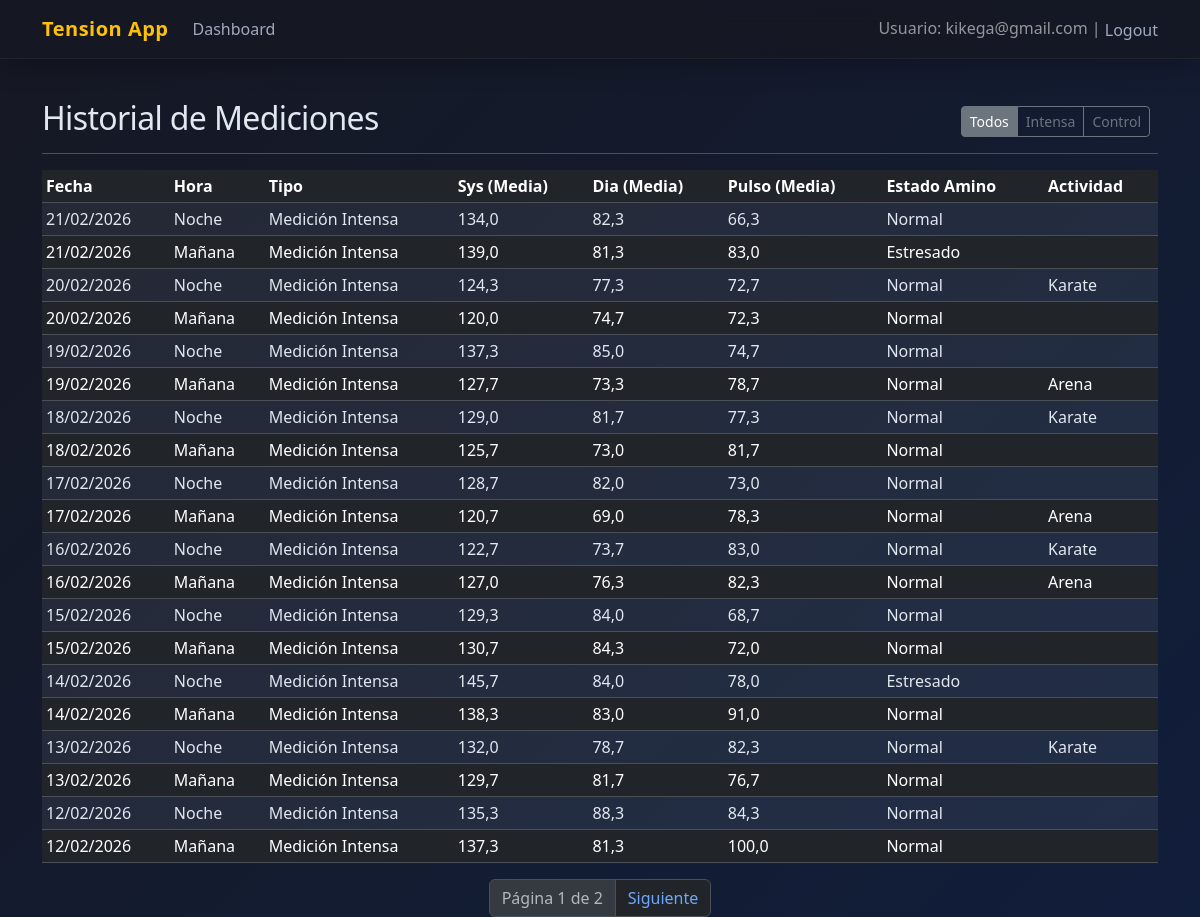
Before: /history/ (signed in) with the older database file.
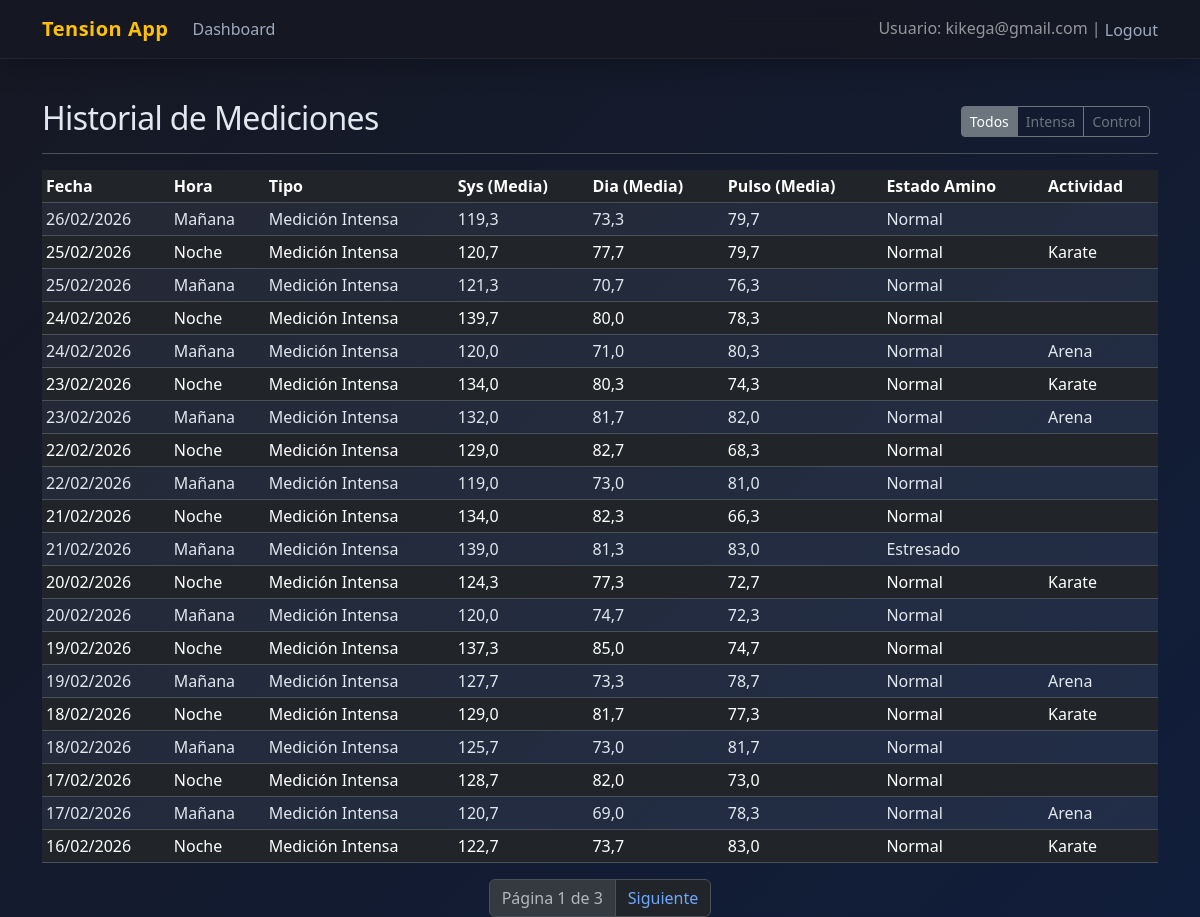
After: the same page with the newer database file.
### tracking/models.py (models this page shows, shortened)
class MeasurementSession(models.Model):
    TIME_CHOICES = [
        ('morning', 'Mañana'),
        ('night', 'Noche'),
    ]
    TYPE_CHOICES = [
        ('intense', 'Medición Intensa'),
        ('control', 'Medición de Control'),
    ]
    MOOD_CHOICES = [ # Example choices, can be expanded or made free text
        ('happy', 'Feliz'),
        ('neutral', 'Normal'),
        ('stressed', 'Estresado'),
        ('sad', 'Triste'),
        ('tired', 'Cansado'),
    ]
    user = models.ForeignKey(settings.AUTH_USER_MODEL, on_delete=models.CASCADE)
    date = models.DateField(default=timezone.now, verbose_name=_("Fecha"))
    time_of_day = models.CharField(max_length=10, choices=TIME_CHOICES, verbose_name=_("Momento del día"))
    session_type = models.CharField(max_length=10, choices=TYPE_CHOICES, verbose_name=_("Tipo de medición"))
    supplements = models.TextField(blank=True, verbose_name=_("Suplementos y Vitaminas"))
    mood = models.CharField(max_length=50, blank=True, choices=MOOD_CHOICES, verbose_name=_("Estado de ánimo")) # Made choices for consistency
    food_type = models.CharField(max_length=100, blank=True, verbose_name=_("Tipo de comida"))
    activity_type = models.CharField(max_length=100, blank=True, verbose_name=_("Actividad física"))
    observations = models.TextField(blank=True, verbose_name=_("Observaciones"))
    avg_systolic = models.FloatField(null=True, blank=True, verbose_name=_("Media Sistólica"))
    avg_diastolic = models.FloatField(null=True, blank=True, verbose_name=_("Media Diastólica"))
    avg_pulse = models.FloatField(null=True, blank=True, verbose_name=_("Media Pulsaciones"))
    created_at = models.DateTimeField(auto_now_add=True)
    class Meta:
        ordering = ['-date', '-created_at']

### tracking/views.py (the view)
# urls.py: path('history/', views.HistoryListView.as_view(), name='history'),
class HistoryListView(LoginRequiredMixin, ListView):
    model = MeasurementSession
    template_name = "tracking/history.html"
    context_object_name = "sessions"
    paginate_by = 20
    def get_queryset(self):
        qs = MeasurementSession.objects.filter(user=self.request.user)
        session_type = self.request.GET.get('type')
        if session_type:
            qs = qs.filter(session_type=session_type)
        return qs.order_by('-date', '-created_at')

### templates/tracking/history.html (shortened to what this page needs)
{% extends "base.html" %}
{% block content %}
<div class="d-flex justify-content-between flex-wrap flex-md-nowrap align-items-center pt-3 pb-2 mb-3 border-bottom">
  <h1 class="h2">Historial de Mediciones</h1>
  <div class="btn-toolbar mb-2 mb-md-0">
    <div class="btn-group me-2">
      <a href="?type=" class="btn btn-sm btn-outline-secondary {% if not request.GET.type %}active{% endif %}">Todos</a>
      <a href="?type=intense" class="btn btn-sm btn-outline-secondary {% if request.GET.type == 'intense' %}active{% endif %}">Intensa</a>
      <a href="?type=control" class="btn btn-sm btn-outline-secondary {% if request.GET.type == 'control' %}active{% endif %}">Control</a>
    </div>
  </div>
</div>
<div class="table-responsive">
  <table class="table table-striped table-sm">
    <thead>
      <tr>
        <th>Fecha</th>
        <th>Hora</th>
        <th>Tipo</th>
        <th>Sys (Media)</th>
        <th>Dia (Media)</th>
        <th>Pulso (Media)</th>
        <th>Estado Amino</th>
        <th>Actividad</th>
      </tr>
    </thead>
    <tbody>
      {% for session in sessions %}
      <tr>
        <td>{{ session.date|date:"d/m/Y" }}</td>
        <td>{{ session.get_time_of_day_display }}</td>
        <td>{{ session.get_session_type_display }}</td>
        <td>{{ session.avg_systolic|floatformat:1 }}</td>
        <td>{{ session.avg_diastolic|floatformat:1 }}</td>
        <td>{{ session.avg_pulse|floatformat:1 }}</td>
        <td>{{ session.get_mood_display }}</td>
        <td>{{ session.activity_type }}</td>
      </tr>
      {% empty %}
      <tr>
        <td colspan="8">No hay registros.</td>
      </tr>
      {% endfor %}
    </tbody>
  </table>
</div>
{% if is_paginated %}
<nav aria-label="Page navigation">
  <ul class="pagination justify-content-center">
    <li class="page-item disabled"><span class="page-link">Página {{ page_obj.number }} de {{ page_obj.paginator.num_pages }}</span></li>
    {% if page_obj.has_next %}
      <li class="page-item"><a class="page-link" href="?page={{ page_obj.next_page_number }}{% if request.GET.type %}&type={{ request.GET.type }}{% endif %}">Siguiente</a></li>
    {% endif %}
  </ul>
</nav>
{% endif %}
{% endblock %}

Changed rows visible on the page:
no longer on this page (row unchanged): MeasurementSession: date "16/02/2026", time_of_day "Mañana", session_type "Medición Intensa", avg_systolic "127,0", avg_diastolic "76,3", avg_pulse "82,3", mood "Normal", activity_type "Arena"
no longer on this page (row unchanged): MeasurementSession: date "15/02/2026", time_of_day "Noche", session_type "Medición Intensa", avg_systolic "129,3", avg_diastolic "84,0", avg_pulse "68,7", mood "Normal"
no longer on this page (row unchanged): MeasurementSession: date "15/02/2026", time_of_day "Mañana", session_type "Medición Intensa", avg_systolic "130,7", avg_diastolic "84,3", avg_pulse "72,0", mood "Normal"
no longer on this page (row unchanged): MeasurementSession: date "14/02/2026", time_of_day "Noche", session_type "Medición Intensa", avg_systolic "145,7", avg_diastolic "84,0", avg_pulse "78,0", mood "Estresado"
no longer on this page (row unchanged): MeasurementSession: date "14/02/2026", time_of_day "Mañana", session_type "Medición Intensa", avg_systolic "138,3", avg_diastolic "83,0", avg_pulse "91,0", mood "Normal"
no longer on this page (row unchanged): MeasurementSession: date "13/02/2026", time_of_day "Noche", session_type "Medición Intensa", avg_systolic "132,0", avg_diastolic "78,7", avg_pulse "82,3", mood "Normal", activity_type "Karate"
no longer on this page (row unchanged): MeasurementSession: date "13/02/2026", time_of_day "Mañana", session_type "Medición Intensa", avg_systolic "129,7", avg_diastolic "81,7", avg_pulse "76,7", mood "Normal"
no longer on this page (row unchanged): MeasurementSession: date "12/02/2026", time_of_day "Noche", session_type "Medición Intensa", avg_systolic "135,3", avg_diastolic "88,3", avg_pulse "84,3", mood "Normal"
no longer on this page (row unchanged): MeasurementSession: date "12/02/2026", time_of_day "Mañana", session_type "Medición Intensa", avg_systolic "137,3", avg_diastolic "81,3", avg_pulse "100,0", mood "Normal"
added MeasurementSession: date "26/02/2026", time_of_day "Mañana", session_type "Medición Intensa", avg_systolic "119,3", avg_diastolic "73,3", avg_pulse "79,7", mood "Normal"
added MeasurementSession: date "25/02/2026", time_of_day "Noche", session_type "Medición Intensa", avg_systolic "120,7", avg_diastolic "77,7", avg_pulse "79,7", mood "Normal", activity_type "Karate"
added MeasurementSession: date "25/02/2026", time_of_day "Mañana", session_type "Medición Intensa", avg_systolic "121,3", avg_diastolic "70,7", avg_pulse "76,3", mood "Normal"
added MeasurementSession: date "24/02/2026", time_of_day "Noche", session_type "Medición Intensa", avg_systolic "139,7", avg_diastolic "80,0", avg_pulse "78,3", mood "Normal"
added MeasurementSession: date "24/02/2026", time_of_day "Mañana", session_type "Medición Intensa", avg_systolic "120,0", avg_diastolic "71,0", avg_pulse "80,3", mood "Normal", activity_type "Arena"
added MeasurementSession: date "23/02/2026", time_of_day "Noche", session_type "Medición Intensa", avg_systolic "134,0", avg_diastolic "80,3", avg_pulse "74,3", mood "Normal", activity_type "Karate"
added MeasurementSession: date "23/02/2026", time_of_day "Mañana", session_type "Medición Intensa", avg_systolic "132,0", avg_diastolic "81,7", avg_pulse "82,0", mood "Normal", activity_type "Arena"
added MeasurementSession: date "22/02/2026", time_of_day "Noche", session_type "Medición Intensa", avg_systolic "129,0", avg_diastolic "82,7", avg_pulse "68,3", mood "Normal"
added MeasurementSession: date "22/02/2026", time_of_day "Mañana", session_type "Medición Intensa", avg_systolic "119,0", avg_diastolic "73,0", avg_pulse "81,0", mood "Normal"
Other visible differences:
{{ page_obj.paginator.num_pages }}: "2" → "3"
